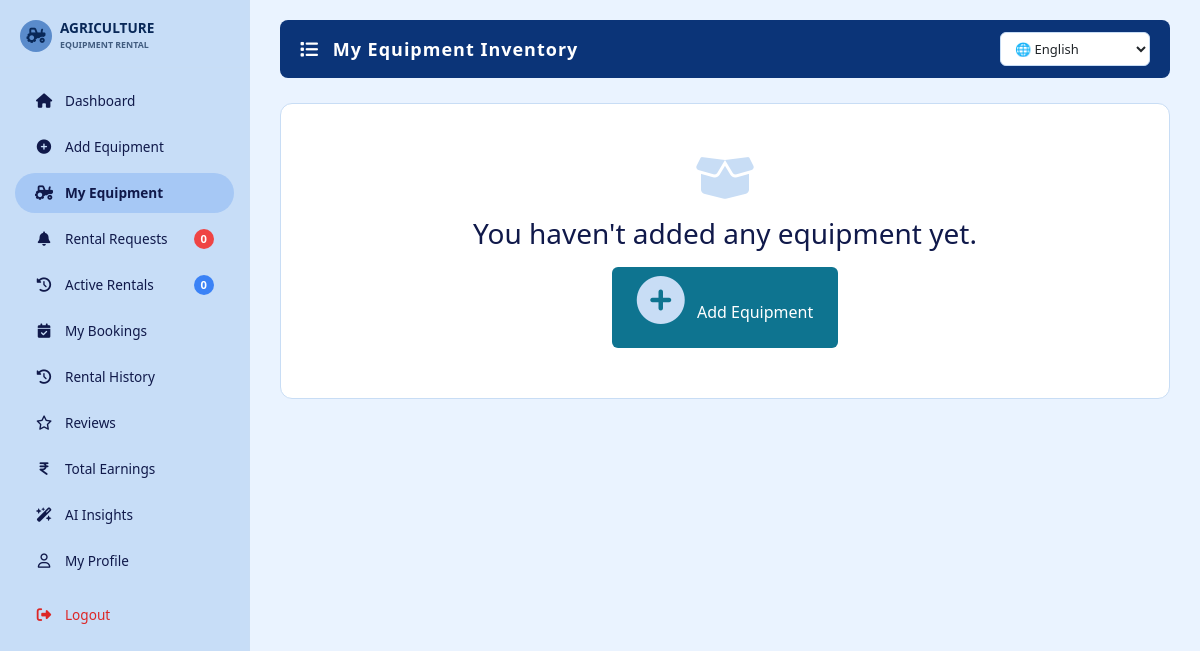
The app's page /my_equipment.php (signed in), older data.
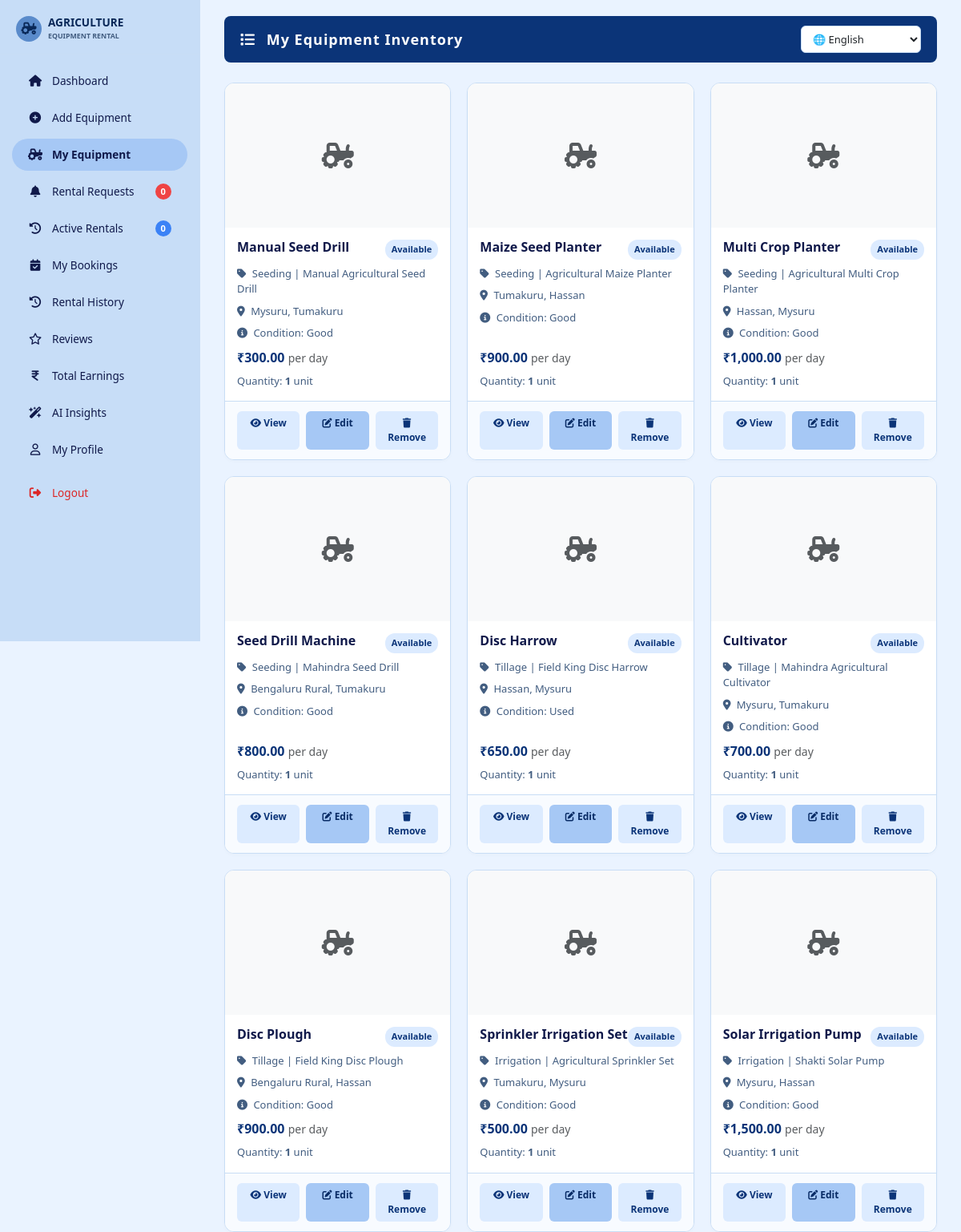
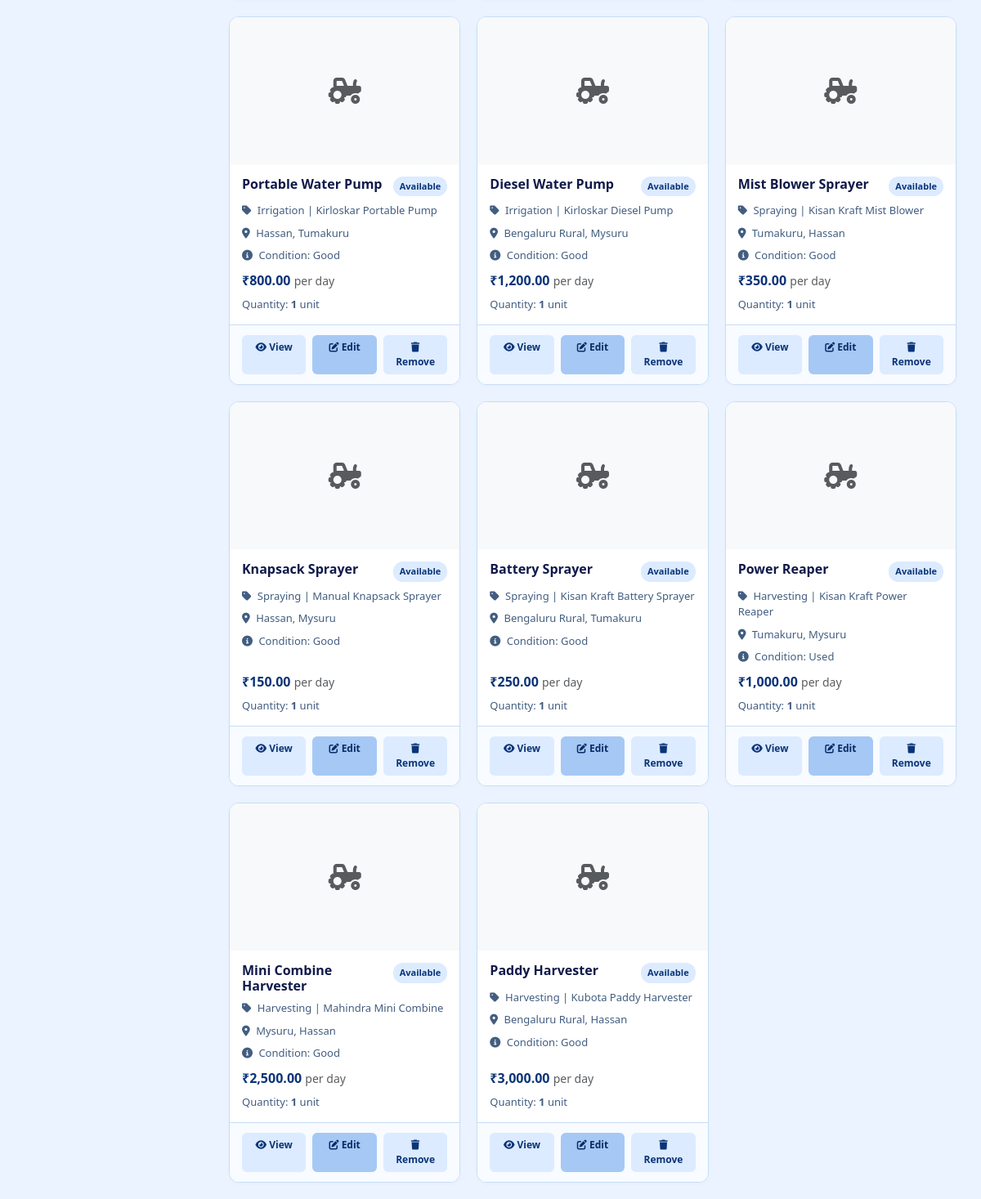
The same page, newer data (2 pictures, top to bottom).
### tables this page shows
CREATE TABLE `equipment` (
  `equipment_id` int(11) NOT NULL,
  `category_id` int(11) DEFAULT NULL,
  `lender_id` int(11) NOT NULL,
  `title` varchar(150) NOT NULL,
  `category` varchar(50) NOT NULL,
  `brand_model` varchar(100) NOT NULL,
  `power_hp` int(11) DEFAULT NULL,
  `drive_type` varchar(20) DEFAULT NULL,
  `model_year` int(11) DEFAULT NULL,
  `fuel_type` varchar(30) DEFAULT NULL,
  `working_width` varchar(50) DEFAULT NULL,
  `equipment_condition` enum('New','Good','Used') DEFAULT 'Good',
  `price_per_day` decimal(10,2) NOT NULL,
  `security_deposit` decimal(10,2) NOT NULL DEFAULT 0.00,
  `total_quantity` int(11) NOT NULL DEFAULT 1,
  `min_booking_days` int(11) DEFAULT 1,
  `max_booking_days` int(11) DEFAULT 30,
  `service_location` varchar(100) NOT NULL,
  `distance_km` decimal(5,1) DEFAULT 5.0,
  `description` text DEFAULT NULL,
  `image` varchar(255) NOT NULL,
  `badge` enum('RECOMMENDED','POPULAR','TOP RATED','BEST PRICE','NONE') DEFAULT 'NONE',
  `status` enum('Available','Rented Out','Under Maintenance','Inactive') DEFAULT 'Available',
  `rating` decimal(2,1) DEFAULT 4.5,
  `rating_count` int(11) DEFAULT 0,
  `created_at` timestamp NOT NULL DEFAULT current_timestamp(),
  `is_featured` tinyint(1) DEFAULT 0,
  `latitude` decimal(10,8) DEFAULT NULL,
  `longitude` decimal(11,8) DEFAULT NULL
);

### includes/lang.php (called while the page is built, shortened)
<?php
$current_lang = $_SESSION['lang'] ?? 'en';
function __($key) {
    global $translations, $current_lang;
    return $translations[$current_lang][$key] ?? $translations['en'][$key] ?? $key;
}
?>

### my_equipment.php (the view, shortened to what the changed rows need)
<?php
require_once 'includes/lang.php';
require_once 'includes/config.php';
function translate_equipment_value($value, $type = 'general') {
    $value = trim((string)$value);
    $normalized = strtolower($value);
    if (isset($maps[$type][$normalized])) return __($maps[$type][$normalized]);
    if ($type === 'category') {
        $key = trim(preg_replace('/[^a-z0-9]+/i', '_', $normalized), '_');
        if (in_array($key, ['tractor','harvesting','irrigation','tillage','seeding','spraying'], true)) return __($key);
    }
    return $value;
}
$lender_id = $_SESSION['user_id'];
$equip_stmt = $conn->prepare("SELECT * FROM equipment WHERE lender_id = ? ORDER BY equipment_id DESC");
$equip_stmt->bind_param("i", $lender_id);
$equip_stmt->execute();
$equip_result = $equip_stmt->get_result();
?>
<!DOCTYPE html>
<html lang="<?php echo $current_lang ?? 'en'; ?>">
<head>
    <link
        rel="stylesheet"
        href="https://cdnjs.cloudflare.com/ajax/libs/font-awesome/6.4.0/css/all.min.css"
    >
    <link
        href="https://cdn.jsdelivr.net/npm/bootstrap@5.3.0/dist/css/bootstrap.min.css"
        rel="stylesheet"
    >
</head>
<body>
    <div class="main-content">
        <?php if ($equip_result && $equip_result->num_rows > 0): ?>
            <div class="equipment-grid">
                <?php while ($row = $equip_result->fetch_assoc()): ?>
                    <?php
                    $img_path = !empty($row['image'])
                        ? 'uploads/' . htmlspecialchars($row['image'])
                        : '';
                    $has_valid_img =
                        !empty($row['image']) &&
                        file_exists($img_path);
                    ?>
                    <div class="equipment-card">
                        <div class="card-img-container">
                            <?php if ($has_valid_img): ?>
                                <img
                                    src="<?php echo $img_path; ?>"
                                    alt="Equipment Image"
                                >
                            <?php else: ?>
                                <div class="d-flex align-items-center justify-content-center h-100 bg-light text-muted">
                                    <i class="fa-solid fa-tractor fa-2x"></i>
                                </div>
                            <?php endif; ?>
                        </div>
                        <div class="card-body-content">
                            <div class="d-flex justify-content-between align-items-start">
                                <h4 class="equipment-title">
                                    <?php
                                    echo htmlspecialchars(
                                        $row['title'] ?? __('unnamed_equipment')
                                    );
                                    ?>
                                </h4>
                                <span
                                    class="badge-status
                                    <?php
                                    echo (
                                        isset($row['status']) &&
                                        strtolower($row['status']) === 'rented'
                                    )
                                        ? 'status-rented'
                                        : 'status-available';
                                    ?>"
                                >
                                    <?php
                                    $status_value = $row['status'] ?? 'Available';
                                    echo htmlspecialchars(
                                        translate_equipment_value($status_value, 'status'),
                                        ENT_QUOTES,
                                        'UTF-8'
                                    );
                                    ?>
                                </span>
                            </div>
                            <div class="meta-text">
                                <i class="fa-solid fa-tag me-1"></i>
                                <?php
                                echo htmlspecialchars(
                                    translate_equipment_value(
                                        $row['category'] ?? __('uncategorized'),
                                        'category'
                                    ),
                                    ENT_QUOTES,
                                    'UTF-8'
                                );
                                ?>
                                <?php
                                echo !empty($row['brand_model'])
                                    ? ' | ' . htmlspecialchars($row['brand_model'])
                                    : '';
                                ?>
                            </div>
                            <div class="meta-text">
                                <i class="fa-solid fa-location-dot me-1"></i>
                                <?php
                                $location_value = $row['service_location']
                                    ?? __('location_not_specified');
                                $location_parts = preg_split('/\s*,\s*/u', (string)$location_value);
                                $translated_locations = array_map(
                                    function ($place) {
                                        return translate_equipment_value($place, 'location');
                                    },
                                    $location_parts
                                );
                                echo htmlspecialchars(
                                    implode(', ', $translated_locations),
                                    ENT_QUOTES,
                                    'UTF-8'
                                );
                                ?>
                            </div>
                            <div class="meta-text">
                                <i class="fa-solid fa-circle-info me-1"></i>
                                <?php echo __('condition'); ?>:
                                <?php
                                echo htmlspecialchars(
                                    translate_equipment_value(
                                        $row['equipment_condition'] ?? 'N/A',
                                        'condition'
                                    ),
                                    ENT_QUOTES,
                                    'UTF-8'
                                );
                                ?>
                            </div>
                            <div class="price-tag">
                                ₹<?php
                                echo number_format(
                                    $row['price_per_day'] ?? 0,
                                    2
                                );
                                ?>
                                <small class="text-muted fw-normal">
                                    <?php echo __('per_day'); ?>
                                </small>
                            </div>
                            <div class="meta-text">
                                <?php echo __('quantity_label'); ?>:
                                <strong>
                                    <?php
                                    $quantity = (int)($row['total_quantity'] ?? 1);
                                    echo $quantity;
                                    ?>
                                </strong>
                                <?php echo ($quantity === 1) ? __('unit_label') : __('units_label'); ?>
                            </div>
                        </div>
                        <div class="card-footer-actions">
                            <a
                                href="equipment_details.php?id=<?php echo $row['equipment_id']; ?>"
                                class="btn-action btn-view"
                            >
                                <i class="fa-solid fa-eye"></i>
                                <?php echo __('view'); ?>
                            </a>
                            <a
                                href="edit_equipment.php?id=<?php echo $row['equipment_id']; ?>"
                                class="btn-action btn-edit"
                            >
                                <i class="fa-solid fa-pen-to-square"></i>
                                <?php echo __('edit'); ?>
                            </a>
                            <a
                                href="my_equipment.php?action=delete&id=<?php echo $row['equipment_id']; ?>"
                                class="btn-action btn-remove"
                                onclick="return confirm('<?php echo __('confirm_remove_equipment'); ?>');"
                            >
                                <i class="fa-solid fa-trash"></i>
                                <?php echo __('remove'); ?>
                            </a>
                        </div>
                    </div>
                <?php endwhile; ?>
            </div>
        <?php else: ?>
            <div class="empty-state">
                <i class="fa-solid fa-box-open"></i>
                <h3>
                    <?php echo __('no_equipment_added'); ?>
                </h3>
                <a
                    href="add_item.php"
                    class="btn px-4 py-2 text-white mt-2"
                    style="background-color: #0e7490;"
                >
                    <i class="fa-solid fa-circle-plus me-2"></i>
                    <?php echo __('add_equipment'); ?>
                </a>
            </div>
        <?php endif; ?>
    </div>
</body>
</html>

Row changes from the older to the newer data that the page shows:
added equipment: image "default.png" (drawn), title "Manual Seed Drill", brand_model "Manual Agricultural Seed Drill", service_location "Mysuru, Tumakuru", price_per_day "300.00", total_quantity "1"
added equipment: image "default.png" (drawn), title "Maize Seed Planter", brand_model "Agricultural Maize Planter", service_location "Tumakuru, Hassan", price_per_day "900.00", total_quantity "1"
added equipment: image "default.png" (drawn), title "Multi Crop Planter", brand_model "Agricultural Multi Crop Planter", service_location "Hassan, Mysuru", price_per_day "1,000.00", total_quantity "1"
added equipment: image "default.png" (drawn), title "Seed Drill Machine", brand_model "Mahindra Seed Drill", service_location "Bengaluru Rural, Tumakuru", price_per_day "800.00", total_quantity "1"
added equipment: image "default.png" (drawn), title "Disc Harrow", brand_model "Field King Disc Harrow", service_location "Hassan, Mysuru", price_per_day "650.00", total_quantity "1"
added equipment: image "default.png" (drawn), title "Cultivator", brand_model "Mahindra Agricultural Cultivator", service_location "Mysuru, Tumakuru", price_per_day "700.00", total_quantity "1"
added equipment: image "default.png" (drawn), title "Disc Plough", brand_model "Field King Disc Plough", service_location "Bengaluru Rural, Hassan", price_per_day "900.00", total_quantity "1"
added equipment: image "default.png" (drawn), title "Sprinkler Irrigation Set", brand_model "Agricultural Sprinkler Set", service_location "Tumakuru, Mysuru", price_per_day "500.00", total_quantity "1"
added equipment: image "default.png" (drawn), title "Solar Irrigation Pump", brand_model "Shakti Solar Pump", service_location "Mysuru, Hassan", price_per_day "1,500.00", total_quantity "1"
added equipment: image "default.png" (drawn), title "Portable Water Pump", brand_model "Kirloskar Portable Pump", service_location "Hassan, Tumakuru", price_per_day "800.00", total_quantity "1"
added equipment: image "default.png" (drawn), title "Diesel Water Pump", brand_model "Kirloskar Diesel Pump", service_location "Bengaluru Rural, Mysuru", price_per_day "1,200.00", total_quantity "1"
added equipment: image "default.png" (drawn), title "Mist Blower Sprayer", brand_model "Kisan Kraft Mist Blower", service_location "Tumakuru, Hassan", price_per_day "350.00", total_quantity "1"
added equipment: image "default.png" (drawn), title "Knapsack Sprayer", brand_model "Manual Knapsack Sprayer", service_location "Hassan, Mysuru", price_per_day "150.00", total_quantity "1"
added equipment: image "default.png" (drawn), title "Battery Sprayer", brand_model "Kisan Kraft Battery Sprayer", service_location "Bengaluru Rural, Tumakuru", price_per_day "250.00", total_quantity "1"
added equipment: image "default.png" (drawn), title "Power Reaper", brand_model "Kisan Kraft Power Reaper", service_location "Tumakuru, Mysuru", price_per_day "1,000.00", total_quantity "1"
added equipment: image "default.png" (drawn), title "Mini Combine Harvester", brand_model "Mahindra Mini Combine", service_location "Mysuru, Hassan", price_per_day "2,500.00", total_quantity "1"
added equipment: image "default.png" (drawn), title "Paddy Harvester", brand_model "Kubota Paddy Harvester", service_location "Bengaluru Rural, Hassan", price_per_day "3,000.00", total_quantity "1"
Text that changed along with them:
__('no_equipment_added'): "You haven't added any equipment yet." → (not shown)
__('add_equipment'): "Add Equipment" → (not shown)
